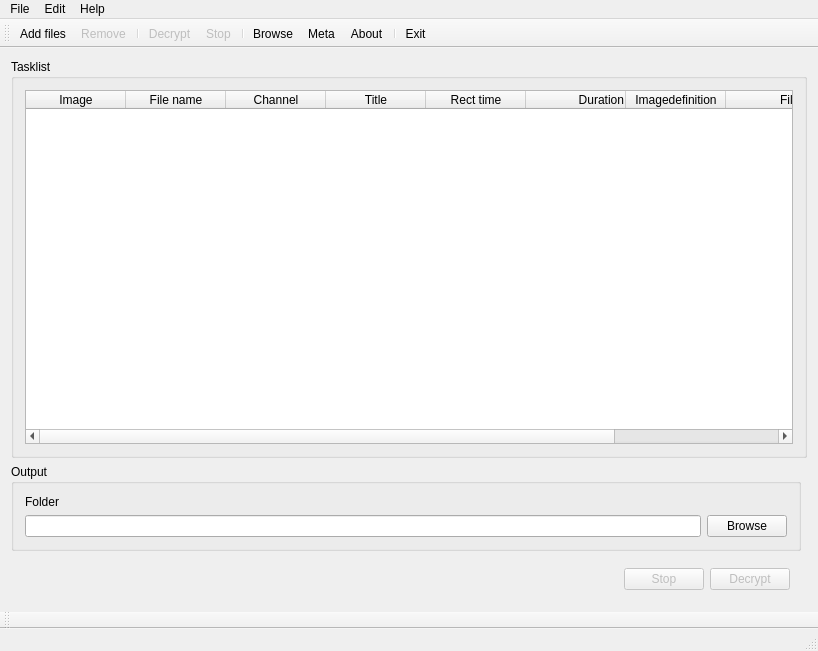
<?xml version="1.0" encoding="UTF-8"?>
<ui version="4.0">
 <class>MainWindow</class>
 <widget class="QMainWindow" name="MainWindow">
  <property name="geometry">
   <rect>
    <x>0</x>
    <y>0</y>
    <width>818</width>
    <height>651</height>
   </rect>
  </property>
  <property name="windowTitle">
   <string>PVRDecrypt GUI</string>
  </property>
  <property name="windowIcon">
   <iconset resource="PVRDecrypt.qrc">
    <normaloff>:/decrypt_icon</normaloff>:/decrypt_icon</iconset>
  </property>
  <widget class="QWidget" name="centralWidget">
   <layout class="QGridLayout" name="gridLayout_2">
    <item row="2" column="0" colspan="2">
     <widget class="QGroupBox" name="groupBox">
      <property name="title">
       <string>Tasklist</string>
      </property>
      <layout class="QGridLayout" name="gridLayout">
       <item row="1" column="0" colspan="2">
        <widget class="QTableWidget" name="tableWidget">
         <property name="rowCount">
          <number>0</number>
         </property>
         <column>
          <property name="text">
           <string>Image</string>
          </property>
         </column>
         <column>
          <property name="text">
           <string>File name</string>
          </property>
         </column>
         <column>
          <property name="text">
           <string>Channel</string>
          </property>
         </column>
         <column>
          <property name="text">
           <string>Title</string>
          </property>
         </column>
         <column>
          <property name="text">
           <string>Rect time</string>
          </property>
         </column>
         <column>
          <property name="text">
           <string>Duration</string>
          </property>
          <property name="textAlignment">
           <set>AlignRight|AlignVCenter</set>
          </property>
         </column>
         <column>
          <property name="text">
           <string>Imagedefinition</string>
          </property>
         </column>
         <column>
          <property name="text">
           <string>File size</string>
          </property>
          <property name="textAlignment">
           <set>AlignRight|AlignVCenter</set>
          </property>
         </column>
         <column>
          <property name="text">
           <string>X</string>
          </property>
         </column>
        </widget>
       </item>
      </layout>
     </widget>
    </item>
    <item row="3" column="0">
     <widget class="QGroupBox" name="groupBox_2">
      <property name="title">
       <string>Output</string>
      </property>
      <layout class="QGridLayout" name="gridLayout_3">
       <item row="1" column="1">
        <widget class="QPushButton" name="browseOutputFolderpushButton">
         <property name="text">
          <string>Browse</string>
         </property>
         <property name="icon">
          <iconset resource="PVRDecrypt.qrc">
           <normaloff>:/folder-upload-icon</normaloff>:/folder-upload-icon</iconset>
         </property>
        </widget>
       </item>
       <item row="0" column="0">
        <widget class="QLabel" name="label_2">
         <property name="sizePolicy">
          <sizepolicy hsizetype="Preferred" vsizetype="Maximum">
           <horstretch>0</horstretch>
           <verstretch>0</verstretch>
          </sizepolicy>
         </property>
         <property name="text">
          <string>Folder</string>
         </property>
        </widget>
       </item>
       <item row="1" column="0">
        <widget class="QLineEdit" name="selectOutputFolderLineEdit"/>
       </item>
      </layout>
     </widget>
    </item>
    <item row="4" column="0">
     <widget class="QFrame" name="frame_3">
      <layout class="QHBoxLayout" name="horizontalLayout">
       <item>
        <spacer name="horizontalSpacer">
         <property name="orientation">
          <enum>Qt::Horizontal</enum>
         </property>
         <property name="sizeHint" stdset="0">
          <size>
           <width>40</width>
           <height>20</height>
          </size>
         </property>
        </spacer>
       </item>
       <item>
        <widget class="QPushButton" name="stopPushButton">
         <property name="enabled">
          <bool>false</bool>
         </property>
         <property name="text">
          <string>Stop</string>
         </property>
         <property name="icon">
          <iconset resource="PVRDecrypt.qrc">
           <normaloff>:/stop</normaloff>:/stop</iconset>
         </property>
         <property name="checkable">
          <bool>false</bool>
         </property>
        </widget>
       </item>
       <item>
        <widget class="QPushButton" name="decryptPushButton">
         <property name="enabled">
          <bool>false</bool>
         </property>
         <property name="text">
          <string>Decrypt</string>
         </property>
         <property name="icon">
          <iconset resource="PVRDecrypt.qrc">
           <normaloff>:/decrypt</normaloff>
           <disabledoff>:/decrypt_disabled</disabledoff>:/decrypt</iconset>
         </property>
         <property name="checkable">
          <bool>false</bool>
         </property>
        </widget>
       </item>
      </layout>
     </widget>
    </item>
   </layout>
  </widget>
  <widget class="QMenuBar" name="menuBar">
   <property name="geometry">
    <rect>
     <x>0</x>
     <y>0</y>
     <width>818</width>
     <height>20</height>
    </rect>
   </property>
   <widget class="QMenu" name="menuHelp">
    <property name="title">
     <string>Help</string>
    </property>
    <addaction name="actionAbout"/>
   </widget>
   <widget class="QMenu" name="menuEdit">
    <property name="title">
     <string>Edit</string>
    </property>
    <addaction name="actionDecrypt"/>
    <addaction name="actionStop"/>
    <addaction name="separator"/>
    <addaction name="actionRemove"/>
   </widget>
   <widget class="QMenu" name="menuFile">
    <property name="title">
     <string>File</string>
    </property>
    <addaction name="actionAdd_files"/>
    <addaction name="actionBrowseOutputFolder"/>
    <addaction name="actionOpen_out_folder"/>
    <addaction name="separator"/>
    <addaction name="actionExit"/>
    <addaction name="separator"/>
   </widget>
   <addaction name="menuFile"/>
   <addaction name="menuEdit"/>
   <addaction name="menuHelp"/>
  </widget>
  <widget class="QStatusBar" name="statusBar1"/>
  <widget class="QToolBar" name="toolBar">
   <property name="windowTitle">
    <string>toolBar</string>
   </property>
   <property name="autoFillBackground">
    <bool>true</bool>
   </property>
   <property name="iconSize">
    <size>
     <width>24</width>
     <height>24</height>
    </size>
   </property>
   <property name="toolButtonStyle">
    <enum>Qt::ToolButtonTextUnderIcon</enum>
   </property>
   <attribute name="toolBarArea">
    <enum>TopToolBarArea</enum>
   </attribute>
   <attribute name="toolBarBreak">
    <bool>false</bool>
   </attribute>
   <addaction name="actionAdd_files"/>
   <addaction name="actionRemove"/>
   <addaction name="separator"/>
   <addaction name="actionDecrypt"/>
   <addaction name="actionStop"/>
   <addaction name="separator"/>
   <addaction name="actionBrowseOutputFolder"/>
   <addaction name="actionMetaWindow"/>
   <addaction name="actionAbout"/>
   <addaction name="separator"/>
   <addaction name="actionExit"/>
  </widget>
  <widget class="QToolBar" name="toolBar_2">
   <property name="windowTitle">
    <string>toolBar_2</string>
   </property>
   <attribute name="toolBarArea">
    <enum>BottomToolBarArea</enum>
   </attribute>
   <attribute name="toolBarBreak">
    <bool>false</bool>
   </attribute>
  </widget>
  <action name="actionExit">
   <property name="icon">
    <iconset resource="PVRDecrypt.qrc">
     <normaloff>:/exit-icon</normaloff>:/exit-icon</iconset>
   </property>
   <property name="text">
    <string>Exit</string>
   </property>
   <property name="shortcut">
    <string>Ctrl+Q</string>
   </property>
   <property name="iconVisibleInMenu">
    <bool>true</bool>
   </property>
  </action>
  <action name="actionAbout">
   <property name="enabled">
    <bool>true</bool>
   </property>
   <property name="icon">
    <iconset resource="PVRDecrypt.qrc">
     <normaloff>:/icons/system-help.png</normaloff>:/icons/system-help.png</iconset>
   </property>
   <property name="text">
    <string>About</string>
   </property>
   <property name="iconVisibleInMenu">
    <bool>true</bool>
   </property>
  </action>
  <action name="actionDecrypt">
   <property name="enabled">
    <bool>false</bool>
   </property>
   <property name="icon">
    <iconset resource="PVRDecrypt.qrc">
     <normaloff>:/decrypt_icon</normaloff>
     <disabledoff>:/decrypt_disabled</disabledoff>
     <disabledon>:/decrypt_disabled</disabledon>:/decrypt_icon</iconset>
   </property>
   <property name="text">
    <string>Decrypt</string>
   </property>
   <property name="shortcut">
    <string>Ctrl+D</string>
   </property>
   <property name="iconVisibleInMenu">
    <bool>true</bool>
   </property>
  </action>
  <action name="actionBrowseOutputFolder">
   <property name="icon">
    <iconset resource="PVRDecrypt.qrc">
     <normaloff>:/folder-upload-icon</normaloff>:/folder-upload-icon</iconset>
   </property>
   <property name="text">
    <string>Browse</string>
   </property>
   <property name="shortcut">
    <string>Ctrl+O</string>
   </property>
   <property name="iconVisibleInMenu">
    <bool>true</bool>
   </property>
  </action>
  <action name="actionRemove">
   <property name="enabled">
    <bool>false</bool>
   </property>
   <property name="icon">
    <iconset resource="PVRDecrypt.qrc">
     <normaloff>:/edit-remove-icon</normaloff>:/edit-remove-icon</iconset>
   </property>
   <property name="text">
    <string>Remove</string>
   </property>
   <property name="shortcut">
    <string>Ctrl+R</string>
   </property>
   <property name="iconVisibleInMenu">
    <bool>true</bool>
   </property>
  </action>
  <action name="actionAdd_files">
   <property name="icon">
    <iconset resource="PVRDecrypt.qrc">
     <normaloff>:/download-folder-icon</normaloff>:/download-folder-icon</iconset>
   </property>
   <property name="text">
    <string>Add files</string>
   </property>
   <property name="iconVisibleInMenu">
    <bool>true</bool>
   </property>
  </action>
  <action name="actionStop">
   <property name="enabled">
    <bool>false</bool>
   </property>
   <property name="icon">
    <iconset resource="PVRDecrypt.qrc">
     <normaloff>:/stop</normaloff>:/stop</iconset>
   </property>
   <property name="text">
    <string>Stop</string>
   </property>
   <property name="shortcut">
    <string>Ctrl+C</string>
   </property>
   <property name="iconVisibleInMenu">
    <bool>true</bool>
   </property>
  </action>
  <action name="actionOpen_out_folder">
   <property name="text">
    <string>Open out folder</string>
   </property>
  </action>
  <action name="actionMetaWindow">
   <property name="icon">
    <iconset resource="PVRDecrypt.qrc">
     <normaloff>:/help-about-icon</normaloff>:/help-about-icon</iconset>
   </property>
   <property name="text">
    <string>Meta</string>
   </property>
   <property name="toolTip">
    <string>Meta Informationen</string>
   </property>
  </action>
 </widget>
 <layoutdefault spacing="6" margin="11"/>
 <resources>
  <include location="PVRDecrypt.qrc"/>
 </resources>
 <connections>
  <connection>
   <sender>actionExit</sender>
   <signal>triggered()</signal>
   <receiver>MainWindow</receiver>
   <slot>close()</slot>
   <hints>
    <hint type="sourcelabel">
     <x>-1</x>
     <y>-1</y>
    </hint>
    <hint type="destinationlabel">
     <x>423</x>
     <y>294</y>
    </hint>
   </hints>
  </connection>
  <connection>
   <sender>decryptPushButton</sender>
   <signal>clicked()</signal>
   <receiver>actionDecrypt</receiver>
   <slot>trigger()</slot>
   <hints>
    <hint type="sourcelabel">
     <x>1153</x>
     <y>525</y>
    </hint>
    <hint type="destinationlabel">
     <x>-1</x>
     <y>-1</y>
    </hint>
   </hints>
  </connection>
  <connection>
   <sender>stopPushButton</sender>
   <signal>clicked()</signal>
   <receiver>actionStop</receiver>
   <slot>trigger()</slot>
   <hints>
    <hint type="sourcelabel">
     <x>977</x>
     <y>525</y>
    </hint>
    <hint type="destinationlabel">
     <x>-1</x>
     <y>-1</y>
    </hint>
   </hints>
  </connection>
  <connection>
   <sender>browseOutputFolderpushButton</sender>
   <signal>clicked()</signal>
   <receiver>actionBrowseOutputFolder</receiver>
   <slot>trigger()</slot>
   <hints>
    <hint type="sourcelabel">
     <x>1064</x>
     <y>533</y>
    </hint>
    <hint type="destinationlabel">
     <x>-1</x>
     <y>-1</y>
    </hint>
   </hints>
  </connection>
 </connections>
</ui>
